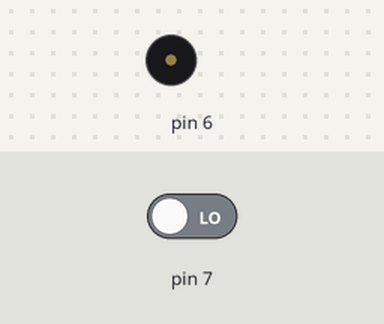
A sketch run on a simulated Arduino Uno, built with avr-gcc and run on an emulated ATmega328P. Parts: buzzer (waves = sounding). Inputs (shaded band) come from the test bench; at power-on: pin 7 LOW.

Above: at 1.2 s.
1.3 s: pin 7 driven HIGH
At 1.7 s:
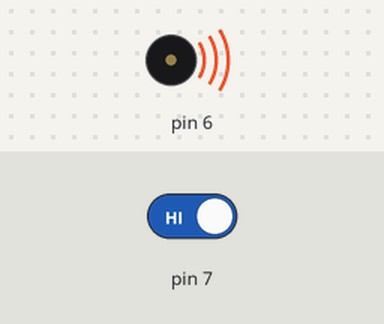
2.8 s: pin 7 driven LOW
At 5.1 s:
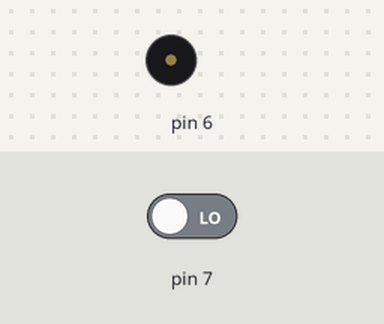
Timing chart, 0 to 6.6 s (numbered marks = the images above; inputs shaded):
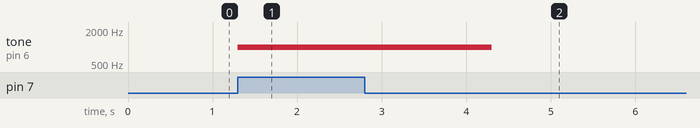

The sketch:

exe7.ino
```cpp
int buzzer = 6;
int pushbutton = 7;
int buttonstate = 0;
void setup()
{
    pinMode(6, OUTPUT);
    pinMode(7, INPUT);
}

void loop()
{
    buttonstate = digitalRead(7);
    if(buttonstate == HIGH){
        tone(6, 1000);
        delay(3000);
        noTone(6);
    }
}
```

Measured:
- after the input at 1.3 s, tone on pin 6: silent → 1000 Hz at once
- after the input at 2.8 s, tone on pin 6: 1000 Hz → silent after 1.5 s
